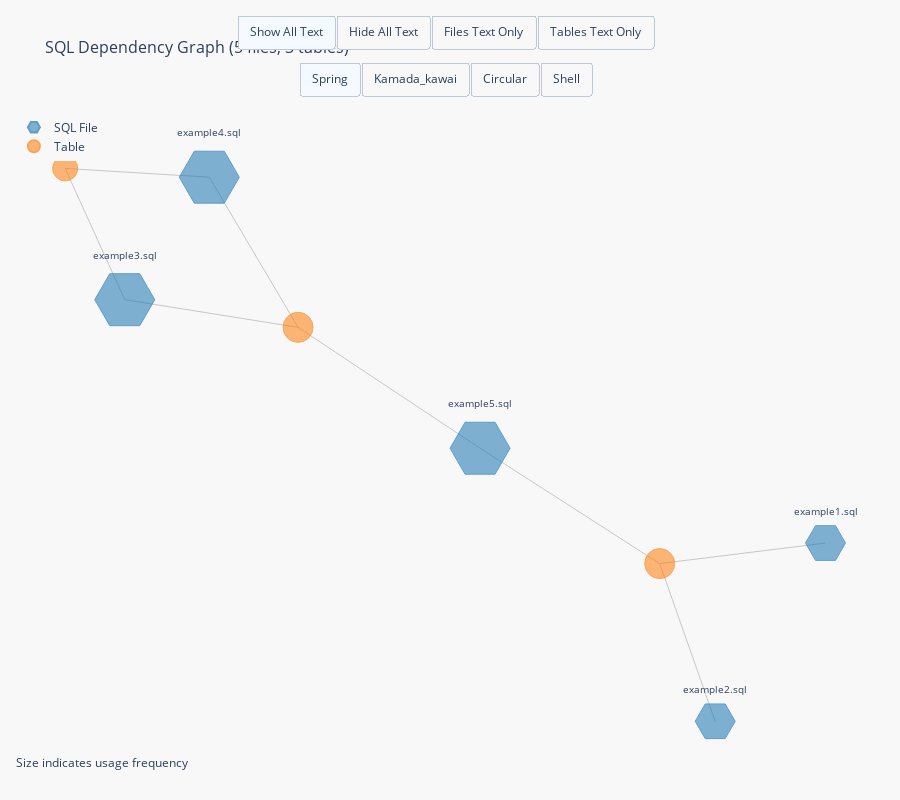

Write notebook code for a chart like this one.
### Code cell
sql_profiles = extractor.extract_from_folder("data/examples/folders_with_sql_files/", recursive = True)

# Visualize the SQL dependencies
fig = visualize_sql_dependencies(sql_profiles)
fig.update_layout(height=800)

### Figure 1 — Plotly figure (JSON) as saved in the notebook; plotly's stock layout.template omitted (floating-point values rounded to 4 significant figures)
{"data": [{"hoverinfo": "none", "line": {"color": "rgba(150, 150, 150, 0.5)", "width": 1}, "mode": "lines", "showlegend": false, "type": "scatter", "x": [1.0, 0.589, null, 0.589, 0.7265, null, 0.589, 0.1435, null, -0.7376, -0.8855, null, -0.7376, -0.3079, null, -0.8855, -0.528, null, -0.3079, 0.1435, null, -0.3079, -0.528, null], "y": [-0.3414, -0.3927, null, -0.3927, -0.7858, null, -0.3927, -0.105, null, 0.2653, 0.5926, null, 0.2653, 0.1964, null, 0.5926, 0.5707, null, 0.1964, -0.105, null, 0.1964, 0.5707, null]}, {"hoverinfo": "text", "hovertext": ["<b>File:</b> data/examples/folders_with_sql_files/example1.sql<br><b>Tables Used:</b> 1<br>- users", "<b>File:</b> data/examples/folders_with_sql_files/example2.sql<br><b>Tables Used:</b> 1<br>- users", "<b>File:</b> data/examples/folders_with_sql_files/subfolder1/example3.sql<br><b>Tables Used:</b> 2<br>- my_db.users<br>- orders", "<b>File:</b> data/examples/folders_with_sql_files/subfolder2/subfolder2_1/example5.sql<br><b>Tables Used:</b> 2<br>- orders<br>- users", "<b>File:</b> data/examples/folders_with_sql_files/subfolder2/subfolder2_1/example4.sql<br><b>Tables Used:</b> 2<br>- my_db.users<br>- orders"], "marker": {"color": "rgba(31, 119, 180, 0.8)", "line": {"color": "rgba(31, 119, 180, 1)", "width": 1}, "size": [40, 40, 60, 60, 60], "symbol": "hexagon2"}, "mode": "markers+text", "name": "SQL File", "text": ["example1.sql", "example2.sql", "example3.sql", "example5.sql", "example4.sql"], "textfont": {"size": 10}, "textposition": "top center", "type": "scatter", "x": [1.0, 0.7265, -0.7376, 0.1435, -0.528], "y": [-0.3414, -0.7858, 0.2653, -0.105, 0.5707]}, {"hoverinfo": "text", "hovertext": ["<b>Table:</b> users<br><b>Used by 3 files:</b><br>- example1.sql<br>- example2.sql<br>- example5.sql<br><br><b>Columns (3):</b><br>- *<br>- id<br>- name", "<b>Table:</b> my_db.users<br><b>Used by 2 files:</b><br>- example3.sql<br>- example4.sql<br><br><b>Columns (4):</b><br>- email<br>- id<br>- name<br>- status", "<b>Table:</b> orders<br><b>Used by 3 files:</b><br>- example3.sql<br>- example5.sql<br>- example4.sql<br><br><b>Columns (7):</b><br>- order_date<br>- order_id<br>- order_type<br>- priority_level<br>- shipping_status<br>- total_amount<br>- user_id"], "marker": {"color": "rgba(255, 127, 14, 0.8)", "line": {"color": "rgba(255, 127, 14, 1)", "width": 1}, "size": [30, 25, 30], "symbol": "circle"}, "mode": "markers", "name": "Table", "text": ["users", "my_db.users", "orders"], "textfont": {"size": 10}, "textposition": "top center", "type": "scatter", "x": [0.589, -0.8855, -0.3079], "y": [-0.3927, 0.5926, 0.1964]}], "layout": {"annotations": [{"showarrow": false, "text": "Size indicates usage frequency", "x": 0.01, "xref": "paper", "y": 0.01, "yref": "paper"}], "height": 800, "hovermode": "closest", "legend": {"itemsizing": "constant", "x": 0.01, "xanchor": "left", "y": 0.99, "yanchor": "top"}, "margin": {"b": 20, "l": 5, "r": 5, "t": 80}, "paper_bgcolor": "rgba(248, 248, 248, 1)", "plot_bgcolor": "rgba(248, 248, 248, 1)", "showlegend": true, "title": {"font": {"size": 16}, "text": "SQL Dependency Graph (5 files, 3 tables)"}, "updatemenus": [{"buttons": [{"args": [{"mode": ["lines", "markers+text", "markers+text"]}], "label": "Show All Text", "method": "restyle"}, {"args": [{"mode": ["lines", "markers", "markers"]}], "label": "Hide All Text", "method": "restyle"}, {"args": [{"mode": ["lines", "markers+text", "markers"]}], "label": "Files Text Only", "method": "restyle"}, {"args": [{"mode": ["lines", "markers", "markers+text"]}], "label": "Tables Text Only", "method": "restyle"}], "direction": "right", "pad": {"r": 10, "t": 10}, "showactive": true, "type": "buttons", "x": 0.5, "xanchor": "center", "y": 1.15, "yanchor": "top"}, {"buttons": [{"args": [{"x": [[-0.7325, -0.5992, null, -1, -0.5992, null, 0.7365, 0.8976, null, 0.7365, 0.306, null, -0.1487, 0.306, null, -0.1487, -0.5992, null, 0.5402, 0.8976, null, 0.5402, 0.306, null], [-0.7325, -1, 0.7365, -0.1487, 0.5402], [-0.5992, 0.8976, 0.306]], "y": [[-0.7573, -0.3685, null, -0.3017, -0.3685, null, 0.2314, 0.5475, null, 0.2314, 0.1884, null, -0.09041, 0.1884, null, -0.09041, -0.3685, null, 0.5506, 0.5475, null, 0.5506, 0.1884, null], [-0.7573, -0.3017, 0.2314, -0.09041, 0.5506], [-0.3685, 0.5475, 0.1884]]}], "label": "Spring", "method": "update"}, {"args": [{"x": [[1, 0.5713, null, 0.6619, 0.5713, null, -0.7357, -0.9236, null, -0.7357, -0.2661, null, 0.15, -0.2661, null, 0.15, 0.5713, null, -0.4578, -0.9236, null, -0.4578, -0.2661, null], [1, 0.6619, -0.7357, 0.15, -0.4578], [0.5713, -0.9236, -0.2661]], "y": [[0.07029, 0.283, null, 0.7529, 0.283, null, -0.0151, -0.4575, null, -0.0151, -0.1318, null, 0.07429, -0.1318, null, 0.07429, 0.283, null, -0.576, -0.4575, null, -0.576, -0.1318, null], [0.07029, 0.7529, -0.0151, 0.07429, -0.576], [0.283, -0.4575, -0.1318]]}], "label": "Kamada_kawai", "method": "update"}, {"args": [{"x": [[1, 0.7071, null, -1.739e-08, 0.7071, null, -0.7071, -1.0, null, -0.7071, -0.7071, null, 3.825e-08, -0.7071, null, 3.825e-08, 0.7071, null, 0.7071, -1.0, null, 0.7071, -0.7071, null], [1, -1.739e-08, -0.7071, 3.825e-08, 0.7071], [0.7071, -1.0, -0.7071]], "y": [[1.838e-08, 0.7071, null, 1.0, 0.7071, null, 0.7071, -6.904e-08, null, 0.7071, -0.7071, null, -1.0, -0.7071, null, -1.0, 0.7071, null, -0.7071, -6.904e-08, null, -0.7071, -0.7071, null], [1.838e-08, 1.0, 0.7071, -1.0, -0.7071], [0.7071, -6.904e-08, -0.7071]]}], "label": "Circular", "method": "update"}, {"args": [{"x": [[-2.186e-08, -1, null, -0.4755, -1, null, -0.2939, 0.5, null, -0.2939, 0.5, null, 0.2939, 0.5, null, 0.2939, -1, null, 0.4755, 0.5, null, 0.4755, 0.5, null], [-2.186e-08, -0.4755, -0.2939, 0.2939, 0.4755], [-1, 0.5, 0.5]], "y": [[0.5, -8.742e-08, null, 0.1545, -8.742e-08, null, -0.4045, -0.866, null, -0.4045, 0.866, null, -0.4045, 0.866, null, -0.4045, -8.742e-08, null, 0.1545, -0.866, null, 0.1545, 0.866, null], [0.5, 0.1545, -0.4045, -0.4045, 0.1545], [-8.742e-08, -0.866, 0.866]]}], "label": "Shell", "method": "update"}], "direction": "right", "pad": {"r": 10, "t": 10}, "showactive": true, "type": "buttons", "x": 0.5, "xanchor": "center", "y": 1.08, "yanchor": "top"}], "xaxis": {"showgrid": false, "showticklabels": false, "zeroline": false}, "yaxis": {"showgrid": false, "showticklabels": false, "zeroline": false}}}
